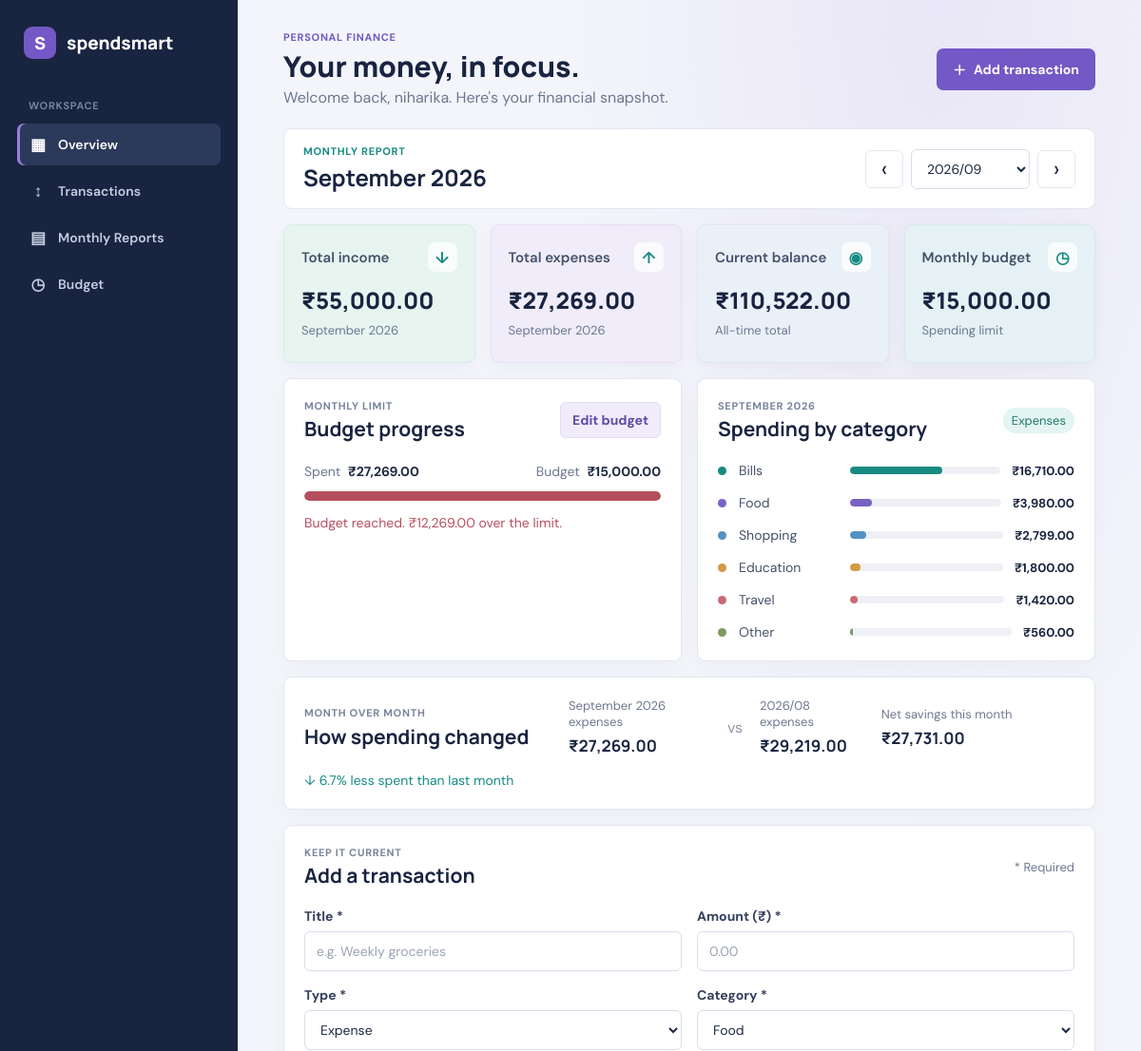
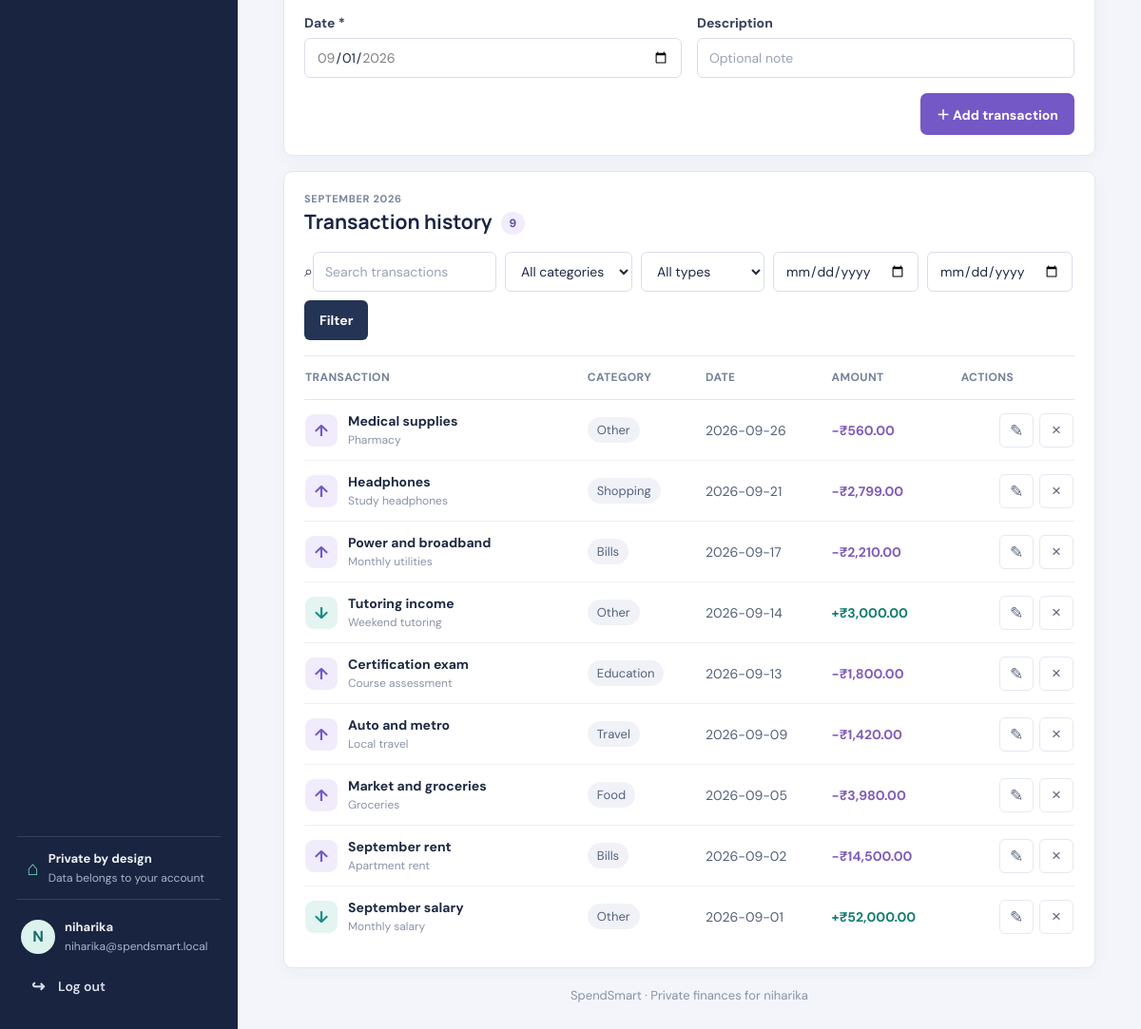
The app's page /?month=2026-09 (signed in) with its own data (2 pictures, top to bottom).
### tables this page shows
CREATE TABLE users (
                id INTEGER PRIMARY KEY AUTOINCREMENT,
                username TEXT NOT NULL UNIQUE COLLATE NOCASE,
                email TEXT NOT NULL UNIQUE COLLATE NOCASE,
                password_hash TEXT NOT NULL
            );

CREATE TABLE transactions (
            id INTEGER PRIMARY KEY AUTOINCREMENT,
            user_id INTEGER NOT NULL REFERENCES users(id) ON DELETE CASCADE,
            title TEXT NOT NULL,
            amount_paise INTEGER NOT NULL CHECK (amount_paise > 0),
            type TEXT NOT NULL CHECK (type IN ('income', 'expense')),
            category TEXT NOT NULL,
            date TEXT NOT NULL,
            description TEXT NOT NULL DEFAULT ''
        );

### app.py (the view, shortened to what this page needs)
@app.route("/", methods=["GET", "POST"])
@login_required
def index():
    user = get_current_user()
    month = requested_month()
    filters = {
        "search": request.args.get("search", "").strip()[:80],
        "category": request.args.get("category", ""),
        "type": request.args.get("type", ""),
        "date_from": request.args.get("date_from", ""),
        "date_to": request.args.get("date_to", ""),
    }
    for key in ("date_from", "date_to"):
        if filters[key]:
            try:
                datetime.strptime(filters[key], "%Y-%m-%d")
            except ValueError:
                filters[key] = ""
    return render_dashboard(user, month, filters=filters)

### app.py (called while the page is built)
@contextmanager
def get_db():
    database_path = Path(app.config["DATABASE"])
    database_path.parent.mkdir(parents=True, exist_ok=True)
    connection = sqlite3.connect(database_path)
    connection.row_factory = sqlite3.Row
    connection.execute("PRAGMA foreign_keys = ON")
    try:
        yield connection
        connection.commit()
    except Exception:
        connection.rollback()
        raise
    finally:
        connection.close()

def current_month():
    return date.today().strftime("%Y-%m")

def month_bounds(month):
    year, month_number = (int(part) for part in month.split("-"))
    start = date(year, month_number, 1)
    if month_number == 12:
        end = date(year + 1, 1, 1)
    else:
        end = date(year, month_number + 1, 1)
    previous = date(year - 1, 12, 1) if month_number == 1 else date(year, month_number - 1, 1)
    return start.isoformat(), end.isoformat(), previous.strftime("%Y-%m")

def login_required(view):
    @wraps(view)
    def wrapped(*args, **kwargs):
        user = get_current_user()
        if user is None:
            return redirect(url_for("login", next=request.full_path if request.query_string else request.path))
        return view(*args, **kwargs)
    return wrapped

def get_current_user():
    user_id = session.get("user_id")
    if not user_id:
        return None
    with get_db() as db:
        row = db.execute("SELECT id, username, email FROM users WHERE id = ?", (user_id,)).fetchone()
    if row is None:
        session.clear()
        return None
    return dict(row)

def requested_month():
    month = request.values.get("month", current_month())
    try:
        datetime.strptime(month, "%Y-%m")
        return month
    except ValueError:
        flash("Choose a valid month.", "error")
        return current_month()

@app.template_filter("money")
def format_money(amount_paise):
    return f"₹{(Decimal(int(amount_paise)) / 100):,.2f}"

### templates/dashboard.html (shortened to what this page needs)
<!doctype html>
<html lang="en">
<head>
  <link rel="stylesheet" href="{{ url_for('static', filename='spendsmart.css') }}">
</head>
<body class="dashboard-page">
  <aside class="sidebar">
    <a class="brand" href="{{ url_for('index') }}"><span class="brand-mark">S</span><span>spendsmart</span></a>
    <div class="side-label">WORKSPACE</div>
    <nav class="side-nav" aria-label="Main navigation">
      <a class="nav-link active" href="{{ url_for('index', month=selected_month) }}"><span>▦</span>Overview</a>
      <a class="nav-link" href="#transactions"><span>↕</span>Transactions</a>
      <a class="nav-link" href="#monthly-report"><span>▤</span>Monthly Reports</a>
      <a class="nav-link" href="#budget"><span>◷</span>Budget</a>
    </nav>
    <div class="sidebar-bottom">
      <div class="privacy-note"><span>⌂</span><div><strong>Private by design</strong><small>Data belongs to your account</small></div></div>
      <div class="profile"><div class="avatar">{{ user.username[0]|upper }}</div><div><strong>{{ user.username }}</strong><small>{{ user.email }}</small></div></div>
      <form action="{{ url_for('logout') }}" method="post"><button class="nav-link logout-link" type="submit"><span>↪</span>Log out</button></form>
    </div>
  </aside>
  <main class="main-content">
    <header class="page-header">
      <div><div class="eyebrow">PERSONAL FINANCE</div><h1>Your money, in focus.</h1><p>Welcome back, {{ user.username }}. Here's your financial snapshot.</p></div>
      <a class="primary-button" href="#add-transaction"><span aria-hidden="true">＋</span> Add transaction</a>
    </header>
    <section class="month-toolbar" aria-label="Monthly report controls">
      <div><div class="eyebrow">MONTHLY REPORT</div><h2>{{ month_label }}</h2></div>
      <div class="month-controls">
        <a class="month-arrow" href="{{ url_for('index', month=previous_month) }}" aria-label="Previous month">‹</a>
        <form action="{{ url_for('index') }}" method="get"><label class="sr-only" for="month">Select month</label><select id="month" name="month">{% for choice in month_options %}<option value="{{ choice }}" {% if choice == selected_month %}selected{% endif %}>{{ choice|replace('-', '/') }}</option>{% endfor %}</select></form>
        <a class="month-arrow" href="{{ url_for('index', month=next_month) }}" aria-label="Next month">›</a>
      </div>
    </section>
    <section class="summary-grid" aria-label="Financial summary">
      <article class="summary-card income-card"><div class="card-heading">Total income <span class="metric-icon">↓</span></div><strong>{{ stats.month_income|money }}</strong><small>{{ month_label }}</small></article>
      <article class="summary-card expense-card"><div class="card-heading">Total expenses <span class="metric-icon">↑</span></div><strong>{{ stats.month_expenses|money }}</strong><small>{{ month_label }}</small></article>
      <article class="summary-card balance-card"><div class="card-heading">Current balance <span class="metric-icon">◉</span></div><strong>{{ stats.balance|money }}</strong><small>All-time total</small></article>
      <article class="summary-card budget-summary-card"><div class="card-heading">Monthly budget <span class="metric-icon">◷</span></div><strong>{{ stats.budget|money }}</strong><small>Spending limit</small></article>
    </section>
    <section class="analytics-grid" id="monthly-report" aria-label="Monthly analytics">
      <article class="panel budget-panel" id="budget">
        <div class="panel-heading"><div><div class="eyebrow">MONTHLY LIMIT</div><h2>Budget progress</h2></div><button class="text-button" id="budget-edit-toggle" type="button">Edit budget</button></div>
        <div class="budget-line"><span>Spent <strong>{{ stats.month_expenses|money }}</strong></span><span>Budget <strong>{{ stats.budget|money }}</strong></span></div>
        <div class="progress-track"><div class="progress-fill {% if stats.budget_percent >= 100 %}over-budget{% elif stats.budget_percent >= 80 %}near-budget{% endif %}" style="width: {{ [stats.budget_percent, 100]|min }}%"></div></div>
        {% if stats.budget_percent >= 100 %}<p class="budget-message danger">Budget reached. {{ (stats.month_expenses - stats.budget)|money }} over the limit.</p>{% elif stats.budget_percent >= 80 %}<p class="budget-message warning">{{ '%.1f'|format(stats.budget_percent) }}% used. Keep an eye on spending.</p>{% else %}<p class="budget-message">{{ (stats.budget - stats.month_expenses)|money }} remaining <span>{{ '%.1f'|format(stats.budget_percent) }}% used</span></p>{% endif %}
      </article>
      <article class="panel breakdown-panel">
        <div class="panel-heading"><div><div class="eyebrow">{{ month_label|upper }}</div><h2>Spending by category</h2></div><span class="panel-tag">Expenses</span></div>
        {% if stats.breakdown %}<div class="breakdown-list">{% for item in stats.breakdown %}<div class="breakdown-row"><span class="category-dot dot-{{ loop.index0 % 6 }}"></span><span class="breakdown-name">{{ item.category }}</span><span class="breakdown-track"><span class="breakdown-bar bar-{{ loop.index0 % 6 }}" style="width: {{ item.total * 100 / stats.month_expenses if stats.month_expenses else 0 }}%"></span></span><strong>{{ item.total|money }}</strong></div>{% endfor %}</div>{% else %}<p class="empty-note">No expenses recorded for {{ month_label }}.</p>{% endif %}
      </article>
      <article class="panel comparison-panel">
        <div><div class="eyebrow">MONTH OVER MONTH</div><h2>How spending changed</h2></div>
        <div class="comparison-values"><div><small>{{ month_label }} expenses</small><strong>{{ stats.month_expenses|money }}</strong></div><span>vs</span><div><small>{{ previous_month|replace('-', '/') }} expenses</small><strong>{{ stats.previous_expenses|money }}</strong></div></div>
        <div class="savings-value"><small>Net savings this month</small><strong>{{ stats.net_savings|money }}</strong></div>
        {% if stats.spending_change is none %}<p class="comparison-note">No previous-month spending to compare.</p>{% elif stats.spending_change > 0 %}<p class="comparison-note increase">↑ {{ '%.1f'|format(stats.spending_change) }}% more spent than last month</p>{% elif stats.spending_change < 0 %}<p class="comparison-note decrease">↓ {{ '%.1f'|format(-stats.spending_change) }}% less spent than last month</p>{% else %}<p class="comparison-note">Spending is unchanged from last month.</p>{% endif %}
      </article>
    </section>
    <section class="panel add-panel" id="add-transaction">
      <div class="panel-heading"><div><div class="eyebrow">KEEP IT CURRENT</div><h2>{{ 'Edit transaction' if edit_transaction else 'Add a transaction' }}</h2></div><span class="required-hint">* Required</span></div>
      <form class="transaction-form" action="{{ url_for('edit_transaction', transaction_id=edit_transaction.id, month=selected_month) if edit_transaction else url_for('index', month=selected_month) }}" method="post" id="transaction-form">
        <input type="hidden" name="month" value="{{ selected_month }}">{% set entry = edit_transaction %}
        <div class="form-field"><label for="title">Title <span>*</span></label><input id="title" name="title" type="text" maxlength="80" value="{{ entry.title if entry else '' }}" placeholder="e.g. Weekly groceries" required></div>
        <div class="form-field"><label for="amount">Amount (₹) <span>*</span></label><input id="amount" name="amount" type="number" min="0.01" max="999999999" step="0.01" value="{{ '%.2f'|format(entry.amount_paise / 100) if entry else '' }}" placeholder="0.00" required></div>
        <div class="form-field"><label for="type">Type <span>*</span></label><select id="type" name="type" required><option value="expense" {% if not entry or entry.type == 'expense' %}selected{% endif %}>Expense</option></select></div>
        <div class="form-field"><label for="category">Category <span>*</span></label><select id="category" name="category" required>{% for category in categories %}<option value="{{ category }}" {% if entry and entry.category == category %}selected{% endif %}>{{ category }}</option>{% endfor %}</select></div>
        <div class="form-field"><label for="date">Date <span>*</span></label><input id="date" name="date" type="date" min="{{ month_first }}" max="{{ month_last }}" value="{{ entry.date if entry else (today if today[:7] == selected_month else month_first) }}" required></div>
        <div class="form-field"><label for="description">Description</label><input id="description" name="description" type="text" maxlength="240" value="{{ entry.description if entry else '' }}" placeholder="Optional note"></div>
        <div class="form-actions"><button class="primary-button" type="submit">{{ 'Save changes' if edit_transaction else '＋ Add transaction' }}</button></div>
      </form>
    </section>
    <section class="panel history-panel" id="transactions">
      <div class="panel-heading history-heading"><div><div class="eyebrow">{{ month_label|upper }}</div><h2>Transaction history <span class="count-pill">{{ transactions|length }}</span></h2></div></div>
      <form class="filter-form" action="{{ url_for('index') }}" method="get">
        <label class="search-box"><span>⌕</span><input type="search" name="search" value="{{ filters.search }}" placeholder="Search transactions" aria-label="Search transactions"></label>
        <select name="category" aria-label="Filter by category"><option value="">All categories</option></select>
        <select name="type" aria-label="Filter by type"><option value="">All types</option></select>
        <input type="date" name="date_from" value="{{ filters.date_from }}" aria-label="From date"><input type="date" name="date_to" value="{{ filters.date_to }}" aria-label="To date">
        <button class="filter-button" type="submit">Filter</button>
      </form>
      <div class="table-wrap"><table><thead><tr><th scope="col">TRANSACTION</th><th scope="col">CATEGORY</th><th scope="col">DATE</th><th scope="col">AMOUNT</th><th scope="col">ACTIONS</th></tr></thead><tbody>
        {% for transaction in transactions %}<tr><td><div class="transaction-name"><span class="transaction-symbol {{ transaction.type }}">{{ '↓' if transaction.type == 'income' else '↑' }}</span><div><strong>{{ transaction.title }}</strong><small>{{ transaction.description or transaction.type|capitalize }}</small></div></div></td><td><span class="category-label">{{ transaction.category }}</span></td><td>{{ transaction.date }}</td><td class="amount-cell {{ transaction.type }}">{{ '+' if transaction.type == 'income' else '−' }}{{ transaction.amount_paise|money }}</td><td><div class="row-actions"><a class="icon-button" href="{{ url_for('edit_transaction', transaction_id=transaction.id, month=selected_month) }}" aria-label="Edit {{ transaction.title }}">✎</a><form class="delete-form" action="{{ url_for('delete_transaction', transaction_id=transaction.id) }}" method="post"><input type="hidden" name="month" value="{{ selected_month }}"><button class="icon-button delete-button" type="submit" aria-label="Delete {{ transaction.title }}">×</button></form></div></td></tr>{% else %}<tr><td class="empty-state" colspan="5">No transactions found for {{ month_label }}.</td></tr>{% endfor %}
      </tbody></table></div>
    </section>
    <footer class="footer">SpendSmart <span>·</span> Private finances for {{ user.username }}</footer>
  </main>
</body>
</html>

### records on screen
users: username "N", username "niharika", email "niharika@spendsmart.local"
transactions: type "↑", type "−"
transactions: type "↑", type "−"
transactions: type "↑", type "−"
transactions: type "↓", type "+"
transactions: type "↑", type "−"
transactions: type "↑", type "−"
transactions: type "↑", type "−"
transactions: type "↑", type "−"
transactions: type "↓", type "+"

### other values on screen
{{ month_label }} "September 2026"
{{ stats.month_income|money }} "₹55,000.00"
{{ stats.month_expenses|money }} "₹27,269.00"
{{ stats.balance|money }} "₹110,522.00"
{{ stats.budget|money }} "₹15,000.00"
{{ (stats.month_expenses - stats.budget)|money }} "₹12,269.00"
{{ month_label|upper }} "SEPTEMBER 2026"
{{ item.category }} "Bills" "Food" "Shopping" "Education" "Travel" "Other"
{{ item.total|money }} "₹16,710.00" "₹3,980.00" "₹2,799.00" "₹1,800.00" "₹1,420.00" "₹560.00"
{{ previous_month|replace('-', '/') }} "2026/08"
{{ stats.previous_expenses|money }} "₹29,219.00"
{{ stats.net_savings|money }} "₹27,731.00"
{{ '%.1f'|format(-stats.spending_change) }} "6.7"
{{ 'Edit transaction' if edit_transaction else 'Add a transaction' }} "Add a transaction"
{{ 'Save changes' if edit_transaction else '＋ Add transaction' }} "＋ Add transaction"
